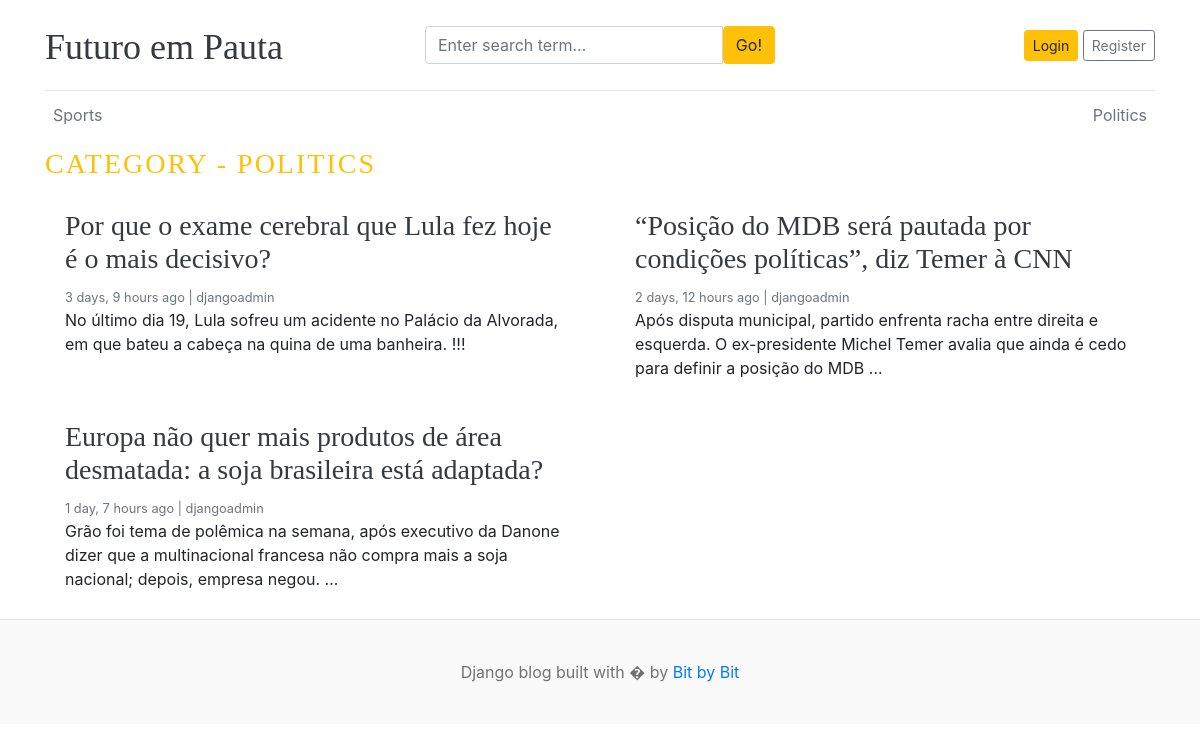
The app's page /category/2/ with its own data.
### blogs/models.py (models this page shows, shortened)
class Category(models.Model):
    category_name = models.CharField(max_length=50, unique=True)
    created_at = models.DateTimeField(auto_now_add=True)
    updated_at = models.DateTimeField(auto_now=True)
    class Meta:
        verbose_name_plural = 'categories'
    def __str__(self):
        return self.category_name

class Blog(models.Model):
    title = models.CharField(max_length=100)
    slug = models.SlugField(max_length=150, unique=True, blank=True)
    category = models.ForeignKey(Category, on_delete=models.CASCADE)
    author = models.ForeignKey(User, on_delete=models.CASCADE)
    featured_image = models.ImageField(upload_to='uploads/%Y/%m/%d')
    short_description = models.TextField(max_length=500)
    blog_body = models.TextField(max_length=2000)
    status = models.CharField(max_length=20, choices=STATUS_CHOICES, default="Draft")
    is_featured = models.BooleanField(default=False)
    created_at = models.DateTimeField(auto_now_add=True)
    updated_at = models.DateTimeField(auto_now=True)

### blogs/views.py (the view)
# urls.py: path('<int:category_id>/', views.posts_by_category, name='posts_by_category')
def posts_by_category(request, category_id):
    posts = Blog.objects.filter(status='Published', category=category_id)
    try:
        category = Category.objects.get(pk=category_id)
    except:
        return redirect('home')
    context = {
        'posts': posts,
        'category_id': category,
    }
    return render(request, 'posts_by_category.html', context)

### blogs/context_processors.py (called while the page is built)
def get_categories(request):
    categories = Category.objects.all()
    return dict(categories=categories)

def get_social_links(request):
    social_links = SocialLink.objects.all()
    return dict(social_links=social_links)

### templates/posts_by_category.html
{% extends 'base.html' %}
{% block content %}
  <h3 class="text-uppercase text-warning" style="letter-spacing: 2px;">Category - {{ category_id }}</h3>
  <div class="row mb-2">
    {% if posts %}
    {%  for post in posts %}
        <div class="col-md-6">
          <div class="card border-0" >
            <div class="card-body">
              <h3><a href="{% url 'blogs' post.slug %}" class="text-dark">{{ post.title }}</a></h3>
              <small class="mb-1 text-muted">{{ post.created_at | timesince }} ago | {{ post.author }}</small>
              <p class="card-text">{{ post.short_description | truncatewords:25 }}</p>
            </div>
          </div>
        </div>
    {% endfor %}
    {% else %}
        <p>No posts found</p>
    {% endif %}
  </div>
</div>
{% endblock %}

### templates/base.html (shortened to what this page needs)
{% load static %}
<!DOCTYPE html>
<html lang="en">
<head>
    <link href="https://getbootstrap.com/docs/4.0/dist/css/bootstrap.min.css" rel="stylesheet">
    <link href="{% static 'css/blog.css' %}" rel="stylesheet">
  </head>
<body>
    <div class="container">
      <header class="blog-header py-3">
        <div class="row flex-nowrap justify-content-between align-items-center">
          <div class="col-4 pt-1">
            <a class="blog-header-logo text-dark" href="/">Futuro em Pauta</a>
          </div>
          <div class="col-4">
            <form action="{% url 'search' %}" method="GET">
              <div class="input-group">
                <input class="form-control" type="text" name="keyword" value="{{ keyword }}" placeholder="Enter search term..." aria-label="Enter search term..." aria-describedby="button-search" />
                <button type="submit" class="btn btn-warning" id="button-search" type="button">Go!</button>
              </div>
            </form>
          </div>
          <div class="col-4 d-flex justify-content-end align-items-center">
            {% if not user.is_authenticated %}
              <a class="btn btn-sm btn-warning" href="{% url 'login' %}">Login</a> &nbsp;
              <a class="btn btn-sm btn-outline-secondary" href="{% url 'register' %}">Register</a>
            {% else %}
              <span>You are logged in as {{ user }}</span>
              &emsp;
              <span><a href="{% url 'logout' %}">Logout</a></span>
            {% endif %}
          </div>
        </div>
      </header>
      <div class="nav-scroller py-1 mb-2">
        <nav class="nav d-flex justify-content-between">
          {% for cat in categories %}
          <a class="p-2 text-muted" href="{% url 'posts_by_category' cat.id %}">{{ cat.category_name }}</a>
          {% endfor %}
        </nav>
      </div>
{% block content %}
{%  endblock %}
<footer class="blog-footer">
    <p>Django blog built with � by <a href="#">Bit by Bit</a></p>
</footer>
</body>
</html>

### blog_main/static/css/blog.css (style rules this page uses)
.blog-header { border-bottom: 1px solid #e5e5e5; }
.blog-header-logo { font-family: "Playfair Display", Georgia, "Times New Roman", serif; font-size: 2.25rem; }
h1, h2, h3, h4, h5, h6 { font-family: "Playfair Display", Georgia, "Times New Roman", serif; }
.blog-footer { padding: 2.5rem 0; color: #727272; text-align: center; background-color: #f9f9f9; border-top: .05rem solid #e5e5e5; }
.blog-footer p:last-child { margin-bottom: 0; }

### records on screen
Category: category_name "Sports"
Category: category_name "Politics", category_name "POLITICS"
Blog: title "Por que o exame cerebral que Lula fez hoje é o mais decisivo?", created_at "3 days, 9 hours", author "djangoadmin", short_description "No último dia 19, Lula sofreu um acidente no Palácio da Alvorada, em que bateu a cabeça na quina de uma banheira. !!!"
Blog: title "“Posição do MDB será pautada por condições políticas”, diz Temer à CNN", created_at "2 days, 12 hours", author "djangoadmin", short_description "Após disputa municipal, partido enfrenta racha entre direita e esquerda. O ex-presidente Michel Temer avalia que ainda é cedo para definir a posição do MDB …"
Blog: title "Europa não quer mais produtos de área desmatada: a soja brasileira está adaptada?", created_at "1 day, 7 hours", author "djangoadmin", short_description "Grão foi tema de polêmica na semana, após executivo da Danone dizer que a multinacional francesa não compra mais a soja nacional; depois, empresa negou. …"
